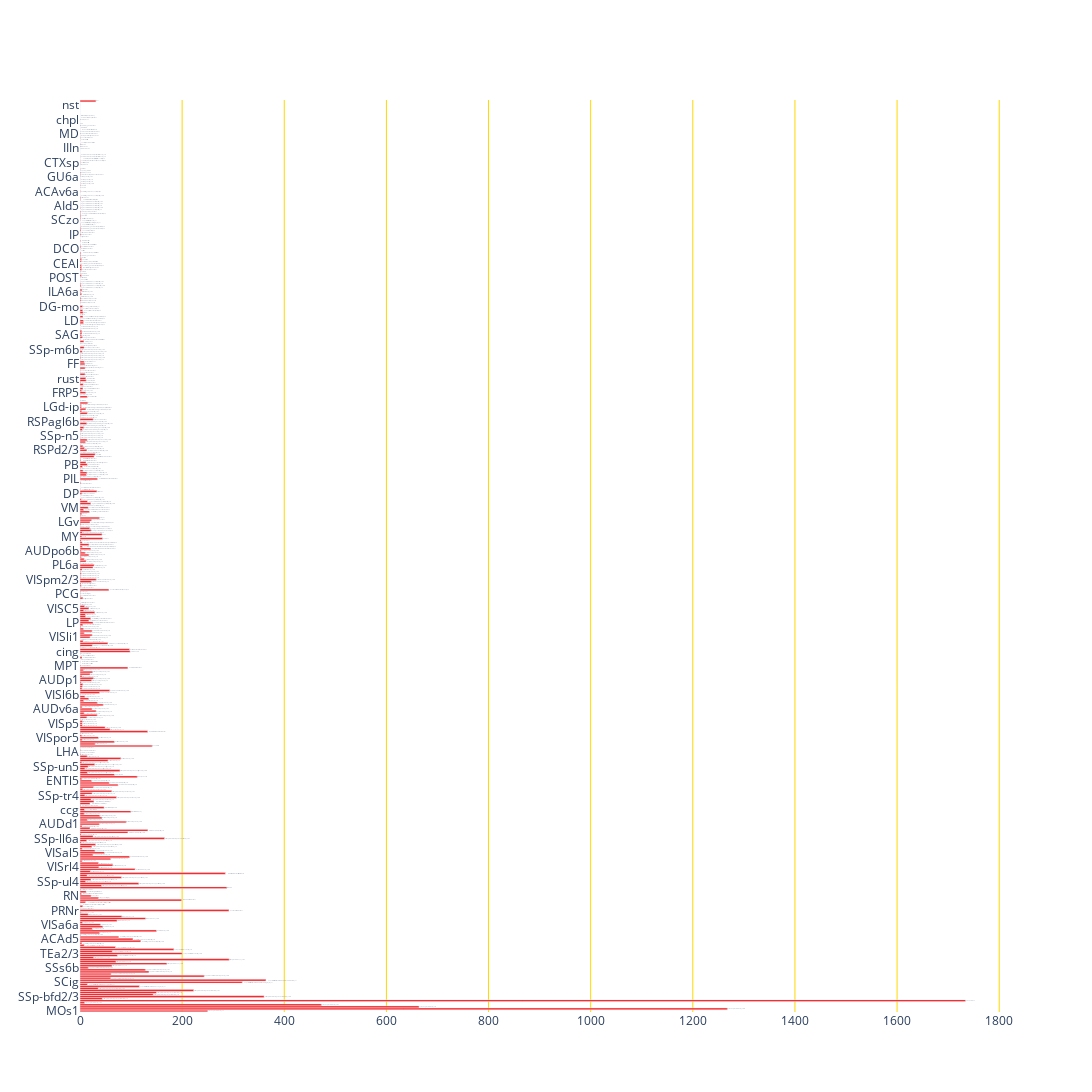

This figure's notebook cell:
### Code cell
#plot as histogram and save as .html
plot_hist(sorted_pd,'AL211')

### Figure 1 — Plotly figure (JSON) as saved in the notebook; plotly's stock layout.template omitted (floating-point values rounded to 4 significant figures; data arrays with more than 128 entries replaced by an {"elided": "..."} marker saying what was removed)
{"data": [{"hovertemplate": "<i>%{x}</i>, <b>%{text}</b>", "marker": {"color": "red"}, "name": "", "orientation": "h", "text": {"elided": "444 str values"}, "type": "bar", "x": {"elided": "444 float values"}, "y": {"elided": "444 str values"}}], "layout": {"height": 1500, "paper_bgcolor": "rgba(0, 0, 0, 0)", "plot_bgcolor": "rgba(0, 0, 0, 0)", "showlegend": false, "width": 2000, "xaxis": {"autorange": true, "gridcolor": "gold", "range": [0, 1825.0], "type": "linear"}, "yaxis": {"autorange": true, "categoryorder": "trace", "range": [-0.5, 443.5], "type": "category"}}}
